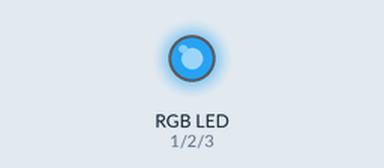
The program below on a simulated ESP32 board running MicroPython. Shown: an RGB LED mixed from three pins (HIGH = lit). Dim RGB values are drawn brighter than linear; random numbers come from a fixed seed.

Above: at 0.1 s.
At 4.1 s:
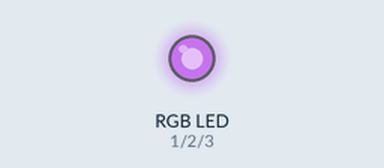
At 9.1 s:
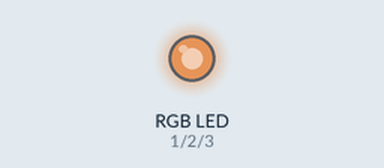
At 19.1 s:
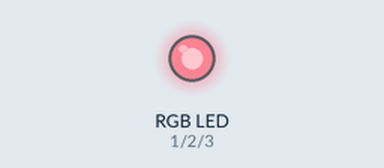
At 29.1 s:
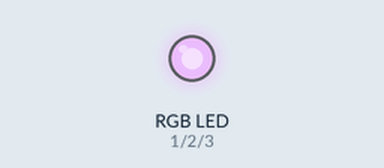
At 39.1 s:
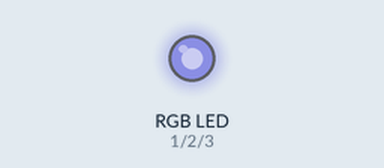
Timing chart, 0 to 40.0 s (numbered marks = the images above):
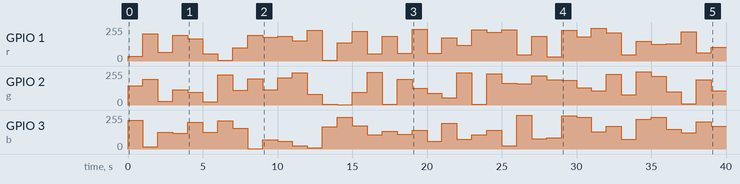

The program:

demo.py
```python
from machine import Pin, PWM
from time import sleep
import urandom

r = PWM(Pin(1), freq=1000)
g = PWM(Pin(2), freq=1000)
b = PWM(Pin(3), freq=1000)


def set_color(red, green, blue):
    r.duty(red)
    g.duty(green)
    b.duty(blue)


while True:
    red = urandom.getrandbits(10)
    green = urandom.getrandbits(10)
    blue = urandom.getrandbits(10)
    set_color(red, green, blue)
    sleep(1)
```

Measured:
- by itself, GPIO 1 (r): 0/255 → 34/255 at 0.00 s, → 205/255 1.0 s later, → 65/255 1.0 s later, → 194/255 1.0 s later, … (40 changes in this stretch)
- by itself, GPIO 2 (g): 0/255 → 145/255 at 0.00 s, → 195/255 1.0 s later, → 30/255 1.0 s later, → 115/255 1.0 s later, … (40 changes in this stretch)
- by itself, GPIO 3 (b): 0/255 → 216/255 at 0.00 s, → 16/255 1.0 s later, → 126/255 1.0 s later, → 120/255 1.0 s later, … (40 changes in this stretch)
